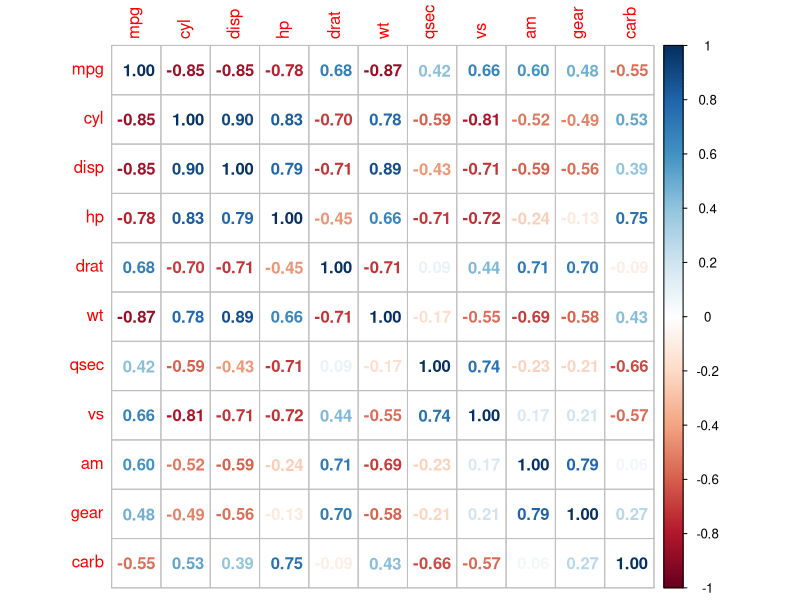
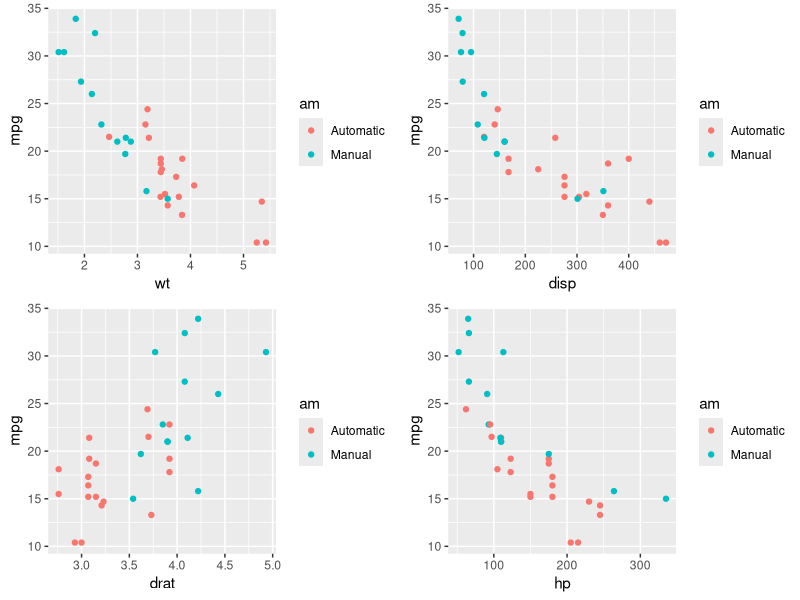
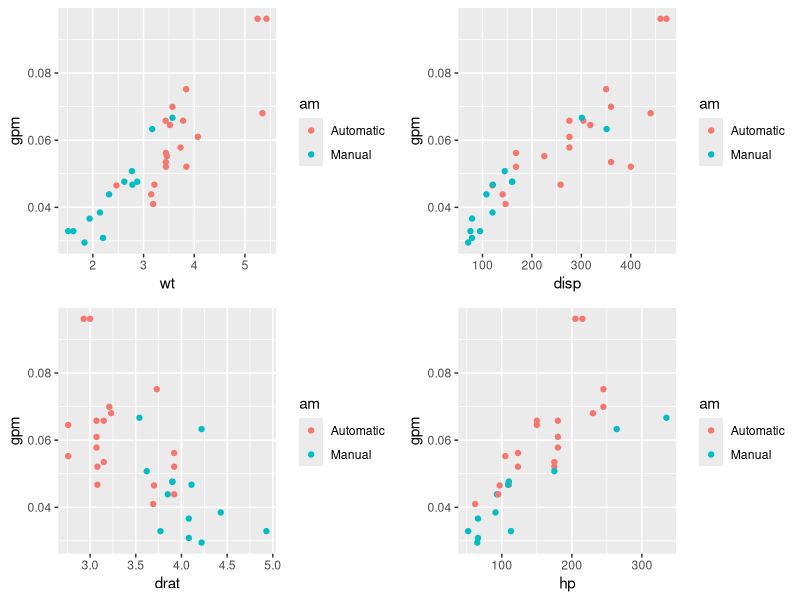

Generate these figures, in order, with R:
## ---- chunk 1
library(ggplot2)
library(dplyr)
library(corrplot)
library(gridExtra)
## ---- chunk 2
mtcars
## ---- chunk 3
data(mtcars)
M<-cor(mtcars)
corrplot(M, method="number")
mtcars$am <- factor(mtcars$am, levels = c(0,1), labels=c("Automatic", "Manual"))
p1<-ggplot(mtcars, aes(wt, mpg))+geom_point(aes(color=am))
p2<-ggplot(mtcars, aes(disp, mpg))+geom_point(aes(color=am))
p3<-ggplot(mtcars, aes(drat, mpg))+geom_point(aes(color=am))
p4<-ggplot(mtcars, aes(hp, mpg))+geom_point(aes(color=am))
grid.arrange(p1,p2,p3,p4, ncol=2)
## ---- chunk 4
mtcars$gpm <- 1/mtcars$mpg
p1<-ggplot(mtcars, aes(wt, gpm))+geom_point(aes(color=am))
p2<-ggplot(mtcars, aes(disp, gpm))+geom_point(aes(color=am))
p3<-ggplot(mtcars, aes(drat, gpm))+geom_point(aes(color=am))
p4<-ggplot(mtcars, aes(hp, gpm))+geom_point(aes(color=am))
grid.arrange(p1,p2,p3,p4, ncol=2)
## ---- chunk 5
fit1 <- lm(I(gpm*100)~.-mpg, data = mtcars )
summary(fit1)
## ---- chunk 6
fit2 <- update(fit1,.~. -drat)
summary(fit2)
## ---- chunk 7
fit3 <- update(fit2,.~. -vs)
summary(fit3)
## ---- chunk 8
fit4 <- update(fit3,.~. -qsec)
summary(fit4)
## ---- chunk 9
fit5 <- update(fit4,.~. -cyl)
summary(fit5)
## ---- chunk 10
fit6 <- update(fit5,.~. -hp)
summary(fit6)
## ---- chunk 11
fit7 <- update(fit6,.~. -gear)
summary(fit7)
## ---- chunk 12
fit8 <- update(fit7,.~. -carb)
summary(fit8)
## ---- chunk 13
fit9 <- update(fit8,.~. -carb)
summary(fit9)
## ---- chunk 14
anova(fit1,fit2,fit3,fit4,fit5,fit6,fit7,fit8)
